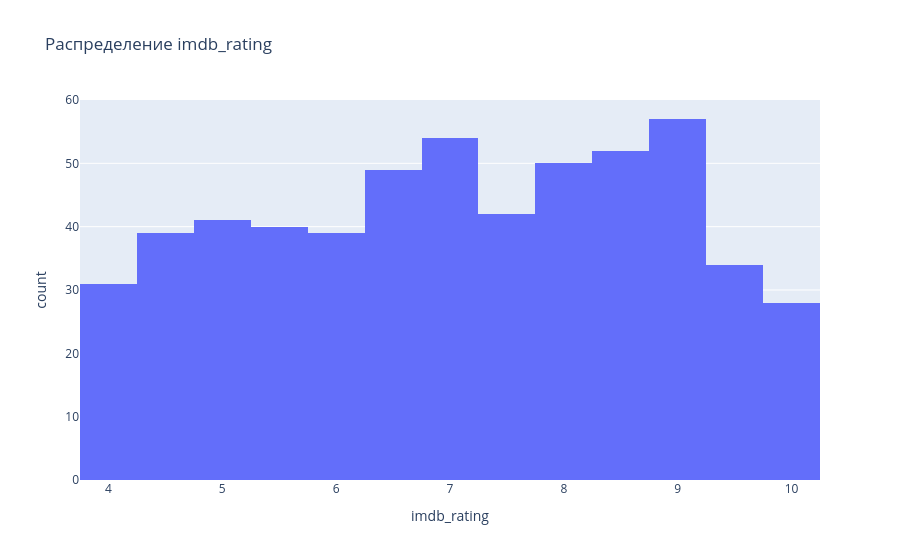

Notebook code for this chart:
### Code cell
fig = px.histogram(
    movies,
    x='imdb_rating',
    title='Распределение imdb_rating',
    labels={'imdb_rating': 'imdb_rating'}
)
fig.show()

### Figure 1 — Plotly figure (JSON) as saved in the notebook; plotly's stock layout.template omitted (floating-point values rounded to 4 significant figures; data arrays with more than 128 entries replaced by an {"elided": "..."} marker saying what was removed)
{"data": [{"alignmentgroup": "True", "bingroup": "x", "hovertemplate": "imdb_rating=%{x}<br>count=%{y}<extra></extra>", "legendgroup": "", "marker": {"color": "#636efa", "pattern": {"shape": ""}}, "name": "", "offsetgroup": "", "orientation": "v", "showlegend": false, "type": "histogram", "x": {"elided": "582 float values"}, "xaxis": "x", "yaxis": "y"}], "layout": {"barmode": "relative", "legend": {"tracegroupgap": 0}, "title": {"text": "Распределение imdb_rating"}, "xaxis": {"anchor": "y", "domain": [0, 1], "title": {"text": "imdb_rating"}}, "yaxis": {"anchor": "x", "domain": [0, 1], "title": {"text": "count"}}}}
